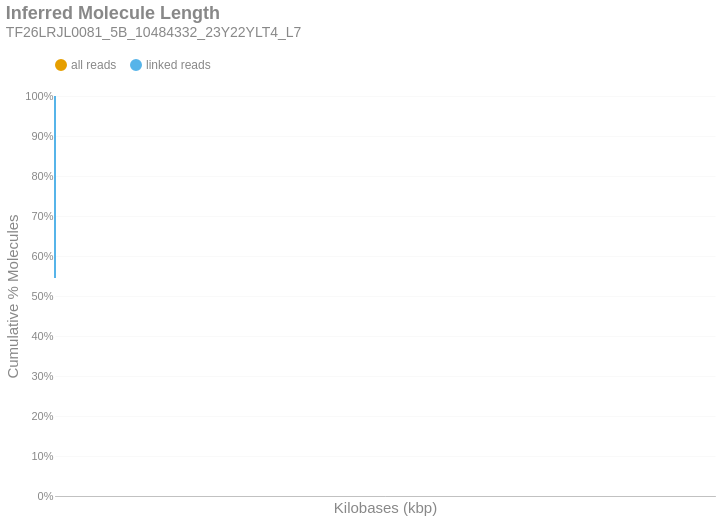

Notebook source saved alongside this figure:
### Markdown cell above
### Inferred Molecule Length
This is the cumulative frequency distribution of molecule lengths inferred from the first and last alignment positions along a contig for all alignments associated with a single linked-read barcode on a given contig.There are two distributions: one with `all` the alignments (yellow) and another with only `linked reads` (blue). The percent of molecules in the `linked reads` distribution is relative to the total number of linked molecules.

### Code cell
if SKIPLR:
    print_html(f"Skipped")
else:
    binned_df = consolidated_hist(valids['length_inferred']/1000, mask, 10, True)
    binned_df = binned_df.with_columns(
        pl.when(pl.col('bin').cast(pl.Utf8) == '0').then(pl.lit('1')).otherwise(pl.col('bin').cast(pl.Utf8)).alias('bin')
    )
    with SafeRender(binned_df):
        (
            density_plot(binned_df, 'Inferred Molecule Length', samplename, 'inferredlen')
            .transform_calculate(bin_kb='datum.bin / 1000')
            .encode(
                x=alt.X('bin_kb:Q', title="Kilobases (kbp)").scale(type='log', padding=0).axis(labelAngle=-40),
                y=alt.Y('value:Q', title='Cumulative % Molecules')
                    .axis(format='%')
                    .stack(False)
                    .scale(domainMin=0, domainMax=1,padding=0),
                color=alt.Color("key:N").scale(domain = ["all reads", "linked reads"]),
                tooltip = [
                    alt.Tooltip("key:N", title = "Data Type"),
                    alt.Tooltip("range_label:N", title="Kilobases"),
                    alt.Tooltip("value:Q", format = ".2%", title="% Molecules (Cum.)")
                ]
            )
        ).display()

### Figure 1 — Vega-Lite specification as saved in the notebook (floating-point values rounded to 4 significant figures)
{"width": "container", "height": 400, "config": {"title": {"anchor": "start", "dy": -15, "fontSize": 18, "color": "#888888", "subtitleColor": "#888888", "subtitleFontSize": 14}, "arc": {"fill": "#0072B2"}, "axis": {"domainColor": "#888888", "domainWidth": 0.5, "gridWidth": 0.2, "grid": false, "titleFontWeight": 400, "titleFontSize": 15, "labelFontSize": 11, "labelColor": "#888888", "tickColor": "#888888", "tickWidth": 0.2, "titleColor": "#888888"}, "axisBand": {"grid": false}, "axisX": {"grid": true, "tickSize": 10, "domainCap": "round"}, "axisY": {"domain": false, "grid": true, "tickSize": 0, "domainCap": "round"}, "background": "transparent", "header": {"labelFontSize": 15, "labelColor": "#888888", "titleFontSize": 15, "titleFontWeight": 600, "titleColor": "#888888"}, "legend": {"labelFont": "sans-serif", "labelFontSize": 12, "labelColor": "#888888", "symbolSize": 100, "symbolType": "circle", "titleFontSize": 12, "titlePadding": 10, "titleColor": "#888888", "title": null, "orient": "top"}, "range": {"category": ["#E69F00", "#56B4E9", "#009E73", "#F0E442", "#0072B2", "#D55E00", "#CC79A7", "#000000"], "diverging": ["#cfe8f3", "#a2d4ec", "#73bfe2", "#46abdb", "#1696d2", "#12719e"]}, "area": {"fill": "#0072B2", "fillOpacity": 0.7, "line": true, "strokeOpacity": 0.7}, "line": {"color": "#0072B2", "stroke": "#0072B2", "strokeWidth": 2}, "trail": {"color": "#0072B2", "stroke": "#0072B2", "strokeWidth": 0, "size": 1}, "point": {"filled": true, "fillOpacity": 1.0, "size": 95}, "text": {"color": "#888888", "fontSize": 11, "align": "right", "fontWeight": 400, "size": 11}, "bar": {"fill": "#0072B2", "stroke": null}, "view": {"stroke": null, "continuousWidth": 660, "continuousHeight": 400}}, "data": {"name": "data-ca441b185aa51e605c18aab4ff3c64bf"}, "mark": {"type": "line", "interpolate": "monotone", "point": {"opacity": 0, "size": 275}}, "encoding": {"color": {"field": "key", "scale": {"domain": ["all reads", "linked reads"]}, "type": "nominal"}, "tooltip": [{"field": "key", "title": "Data Type", "type": "nominal"}, {"field": "range_label", "title": "Kilobases", "type": "nominal"}, {"field": "value", "format": ".2%", "title": "% Molecules (Cum.)", "type": "quantitative"}], "x": {"axis": {"labelAngle": -40}, "field": "bin_kb", "scale": {"type": "log", "padding": 0}, "title": "Kilobases (kbp)", "type": "quantitative"}, "y": {"axis": {"format": "%"}, "field": "value", "scale": {"domainMin": 0, "domainMax": 1, "padding": 0}, "stack": false, "title": "Cumulative % Molecules", "type": "quantitative"}}, "params": [{"name": "param_c36ac31b6afebe62", "select": {"type": "point", "fields": ["key"]}, "bind": "legend"}], "title": {"text": "Inferred Molecule Length", "subtitle": "TF26LRJL0081_5B_10484332_23Y22YLT4_L7"}, "transform": [{"fold": ["all reads (cumsum)", "linked reads (cumsum)"]}, {"calculate": "replace(datum.key, ' (cumsum)', '')", "as": "key"}, {"filter": {"param": "param_c36ac31b6afebe62"}}, {"calculate": "datum.bin / 1000", "as": "bin_kb"}], "usermeta": {"embedOptions": {"downloadFileName": "TF26LRJL0081_5B_10484332_23Y22YLT4_L7.inferredlen"}}, "$schema": "https://vega.github.io/schema/vega-lite/v6.4.1.json", "datasets": {"data-ca441b185aa51e605c18aab4ff3c64bf": [{"bin": "0.0", "interval": "0.0-10.0", "all reads": 0.8358, "linked reads": 0.5453, "all reads (cumsum)": 0.8358, "linked reads (cumsum)": 0.5453, "range_label": "0-9"}, {"bin": "10.0", "interval": "10.0-20.0", "all reads": 0.08054, "linked reads": 0.2215, "all reads (cumsum)": 0.9164, "linked reads (cumsum)": 0.7668, "range_label": "10-19"}, {"bin": "20.0", "interval": "20.0-30.0", "all reads": 0.04253, "linked reads": 0.1182, "all reads (cumsum)": 0.9589, "linked reads (cumsum)": 0.885, "range_label": "20-29"}, {"bin": "30.0", "interval": "30.0-40.0", "all reads": 0.02205, "linked reads": 0.06143, "all reads (cumsum)": 0.9809, "linked reads (cumsum)": 0.9464, "range_label": "30-39"}, {"bin": "40.0", "interval": "40.0-50.0", "all reads": 0.0115, "linked reads": 0.03202, "all reads (cumsum)": 0.9924, "linked reads (cumsum)": 0.9785, "range_label": "40-49"}, {"bin": "50.0", "interval": "50.0-60.0", "all reads": 0.004475, "linked reads": 0.01272, "all reads (cumsum)": 0.9969, "linked reads (cumsum)": 0.9912, "range_label": "50-59"}, {"bin": "60.0", "interval": "60.0-70.0", "all reads": 0.001831, "linked reads": 0.005219, "all reads (cumsum)": 0.9987, "linked reads (cumsum)": 0.9964, "range_label": "60-69"}, {"bin": "70.0", "interval": "70.0-80.0", "all reads": 0.0007479, "linked reads": 0.002131, "all reads (cumsum)": 0.9995, "linked reads (cumsum)": 0.9985, "range_label": "70-79"}, {"bin": "80.0", "interval": "80.0-90.0", "all reads": 0.0002998, "linked reads": 0.0008558, "all reads (cumsum)": 0.9998, "linked reads (cumsum)": 0.9994, "range_label": "80-89"}, {"bin": "90.0", "interval": "90.0-100.0", "all reads": 0.0001329, "linked reads": 0.0003781, "all reads (cumsum)": 0.9999, "linked reads (cumsum)": 0.9998, "range_label": "90-99"}, {"bin": "100.0", "interval": "100.0-110.0", "all reads": 4.898e-05, "linked reads": 0.0001398, "all reads (cumsum)": 1.0, "linked reads (cumsum)": 0.9999, "range_label": "100-109"}, {"bin": "110.0", "interval": "110.0-120.0", "all reads": 1.618e-05, "linked reads": 4.619e-05, "all reads (cumsum)": 1.0, "linked reads (cumsum)": 1.0, "range_label": "110-119"}, {"bin": "120.0", "interval": "120.0-130.0", "all reads": 6.815e-06, "linked reads": 1.945e-05, "all reads (cumsum)": 1.0, "linked reads (cumsum)": 1.0, "range_label": "120-129"}, {"bin": "130.0", "interval": "130.0-140.0", "all reads": 5.537e-06, "linked reads": 1.58e-05, "all reads (cumsum)": 1.0, "linked reads (cumsum)": 1.0, "range_label": "130-139"}, {"bin": "140.0", "interval": "140.0-150.0", "all reads": 2.981e-06, "linked reads": 8.509e-06, "all reads (cumsum)": 1.0, "linked reads (cumsum)": 1.0, "range_label": "140-149"}]}}
